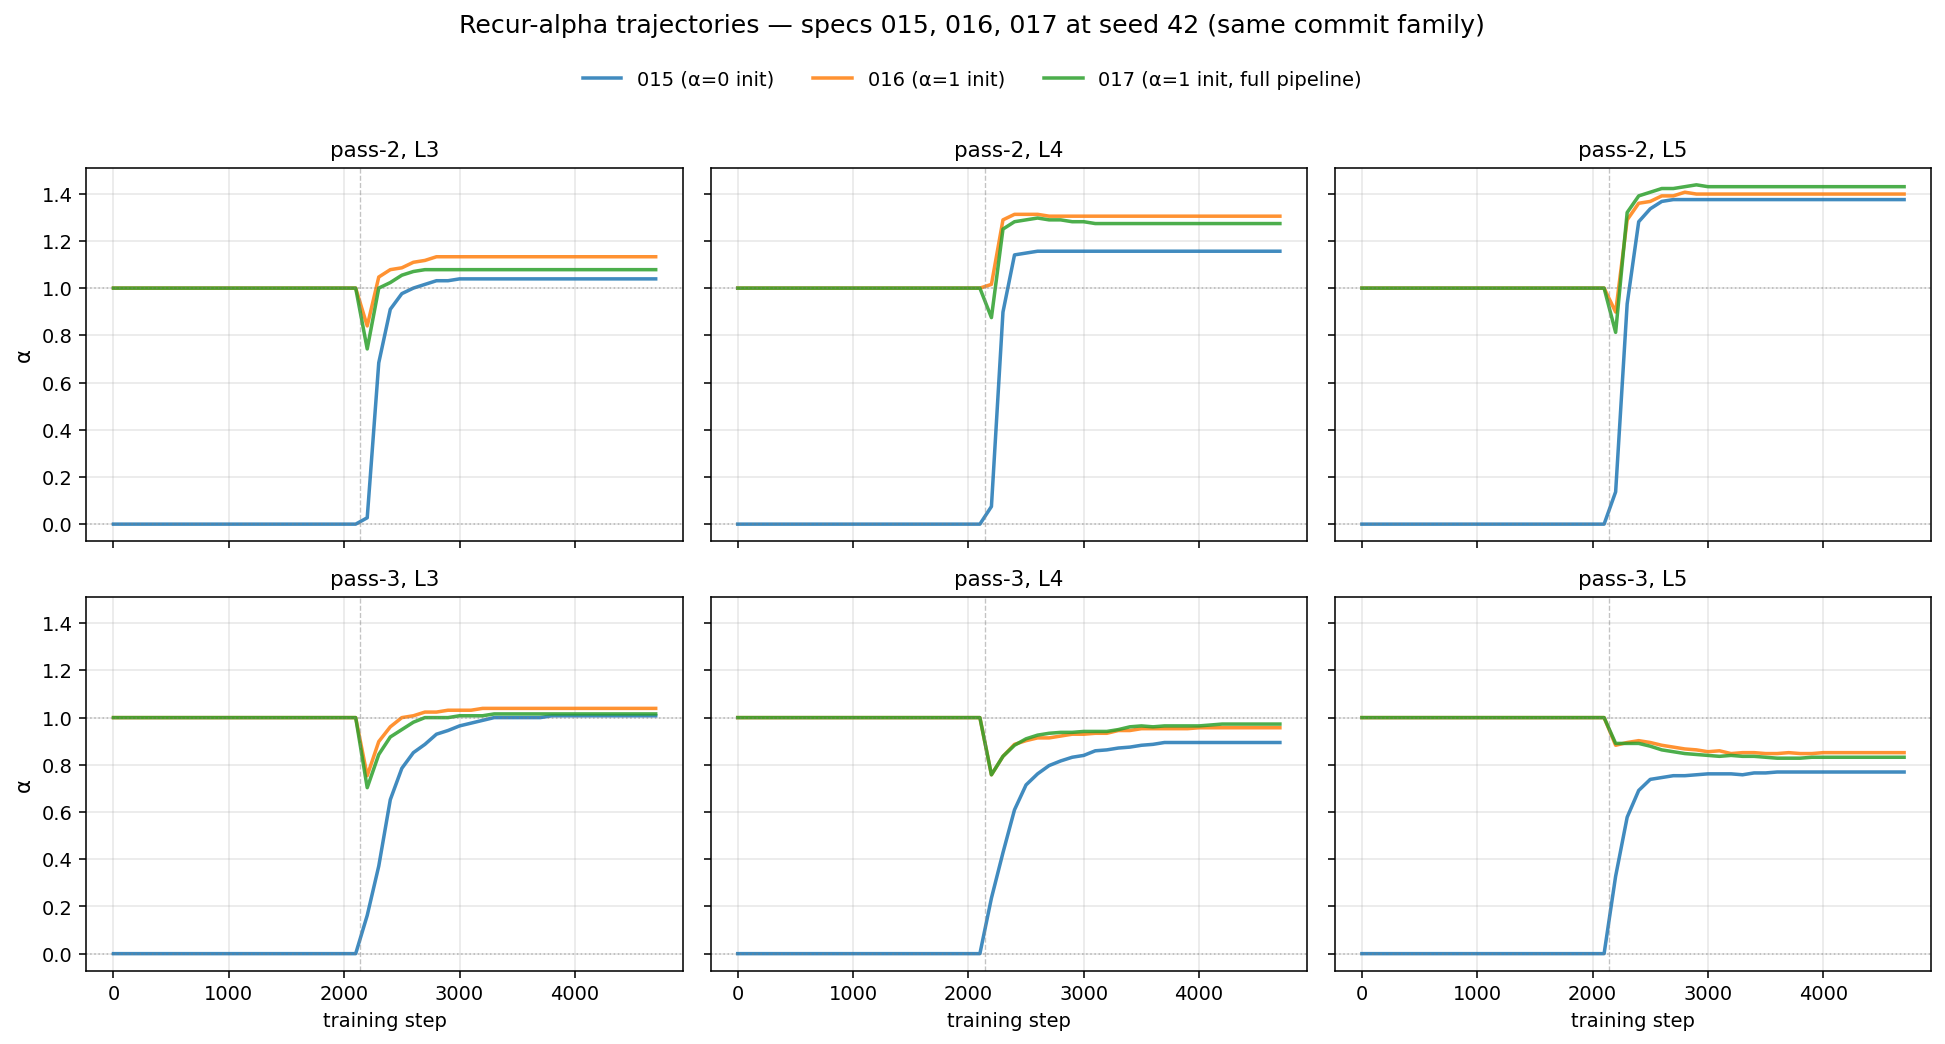

Here is the Python script that generated this plot:
#!/usr/bin/env python3
"""Plot recur-alpha trajectories across specs 015 (α=0 init), 016 (α=1 init),
017 (α=1 init, full pipeline — same commit as 016).

Parses `recur_alpha: values=[[...]] grad_norm=...` lines paired with
`{step}/20000 train_loss:` lines from each run's train.log.

Layout per log line: [[pass2_L3, pass2_L4, pass2_L5], [pass3_L3, pass3_L4, pass3_L5]]

Output:
- research/scripts/alpha_trajectory.png — 6-panel plot, one per (pass, layer)
"""
import json
import re
from pathlib import Path

import matplotlib.pyplot as plt
import numpy as np

ROOT = Path(__file__).resolve().parents[2]

RUN_SPECS = [
    ("015", ROOT / "runs/015-recur-alpha/seed_42/train.log",    "#1f77b4", "015 (α=0 init)"),
    ("016", ROOT / "runs/016-recur-alpha-ones/seed_42/train.log", "#ff7f0e", "016 (α=1 init)"),
    ("017", ROOT / "runs/017-recur-alpha-full/seed_42/train.log", "#2ca02c", "017 (α=1 init, full pipeline)"),
]

STEP_RE = re.compile(r"^(\d+)/\d+ train_loss:", re.M)
ALPHA_RE = re.compile(r"recur_alpha: values=(\[\[.*?\]\])", re.M)


def parse_log(path):
    """Return list of (step, alpha_6d) tuples. Alpha is flat 6 floats: [p2L3, p2L4, p2L5, p3L3, p3L4, p3L5]."""
    text = path.read_text()
    lines = text.splitlines()
    steps, alphas = [], []
    cur_step = None
    for ln in lines:
        m = STEP_RE.match(ln)
        if m:
            cur_step = int(m.group(1))
            continue
        m = ALPHA_RE.search(ln)
        if m and cur_step is not None:
            nested = json.loads(m.group(1))
            flat = nested[0] + nested[1]
            steps.append(cur_step)
            alphas.append(flat)
            cur_step = None  # consume
    return np.array(steps), np.array(alphas)


def main():
    fig, axes = plt.subplots(2, 3, figsize=(14, 7), sharex=True, sharey=True)
    titles = [
        "pass-2, L3", "pass-2, L4", "pass-2, L5",
        "pass-3, L3", "pass-3, L4", "pass-3, L5",
    ]

    all_data = []
    for slug, path, color, label in RUN_SPECS:
        if not path.exists():
            print(f"WARN missing {path}")
            continue
        steps, alphas = parse_log(path)
        print(f"{slug}: {len(steps)} α snapshots, steps {steps[0]}–{steps[-1]}")
        all_data.append((slug, steps, alphas, color, label))

    for idx, ax in enumerate(axes.flat):
        for slug, steps, alphas, color, label in all_data:
            ax.plot(steps, alphas[:, idx], color=color, lw=1.8, label=label, alpha=0.85)
        ax.set_title(titles[idx], fontsize=11)
        ax.grid(alpha=0.3)
        ax.axhline(1.0, color="gray", ls=":", lw=0.8, alpha=0.5)
        ax.axhline(0.0, color="gray", ls=":", lw=0.8, alpha=0.5)
        # Approx looping-activation step
        ax.axvline(2140, color="#888", ls="--", lw=0.7, alpha=0.5)

    axes[0, 0].set_ylabel("α", fontsize=11)
    axes[1, 0].set_ylabel("α", fontsize=11)
    for ax in axes[1, :]:
        ax.set_xlabel("training step", fontsize=10)

    handles, labels = axes[0, 0].get_legend_handles_labels()
    fig.legend(
        handles, labels, loc="upper center", ncol=3, fontsize=10,
        bbox_to_anchor=(0.5, 1.02), frameon=False,
    )
    fig.suptitle(
        "Recur-alpha trajectories — specs 015, 016, 017 at seed 42 (same commit family)",
        fontsize=13, y=1.06,
    )

    plt.tight_layout()
    out = Path(__file__).parent / "alpha_trajectory.png"
    plt.savefig(out, dpi=140, bbox_inches="tight")
    print(f"wrote {out}")

    # Print quick summary of late-training plateau values
    print()
    print("Late-training α values (step >= 3500 mean):")
    header = "spec  |  p2L3  p2L4  p2L5  |  p3L3  p3L4  p3L5"
    print(header)
    print("-" * len(header))
    for slug, steps, alphas, color, label in all_data:
        mask = steps >= 3500
        if mask.any():
            late = alphas[mask].mean(axis=0)
            print(f"{slug}   |  {late[0]:.3f}  {late[1]:.3f}  {late[2]:.3f}  |  {late[3]:.3f}  {late[4]:.3f}  {late[5]:.3f}")


if __name__ == "__main__":
    main()
